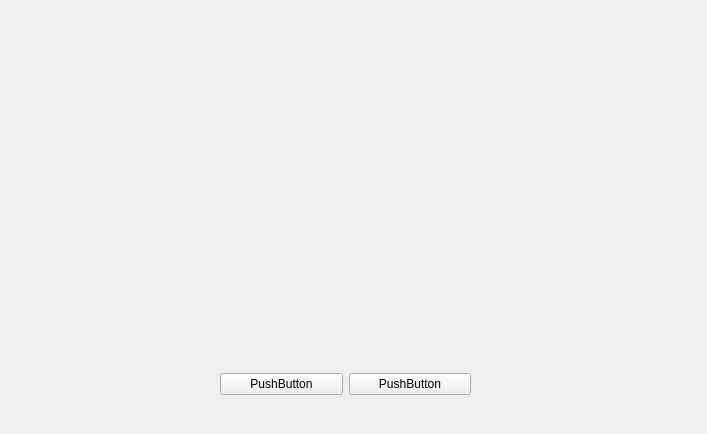
<?xml version="1.0" encoding="UTF-8"?>
<ui version="4.0">
 <class>Form</class>
 <widget class="QWidget" name="Form">
  <property name="geometry">
   <rect>
    <x>0</x>
    <y>0</y>
    <width>707</width>
    <height>434</height>
   </rect>
  </property>
  <property name="windowTitle">
   <string>Form</string>
  </property>
  <widget class="QSplitter" name="splitter">
   <property name="geometry">
    <rect>
     <x>220</x>
     <y>370</y>
     <width>251</width>
     <height>28</height>
    </rect>
   </property>
   <property name="orientation">
    <enum>Qt::Horizontal</enum>
   </property>
   <widget class="QWidget" name="">
    <layout class="QHBoxLayout" name="horizontalLayout_2">
     <item>
      <layout class="QHBoxLayout" name="horizontalLayout">
       <item>
        <widget class="QPushButton" name="pushButton_2">
         <property name="text">
          <string>PushButton</string>
         </property>
        </widget>
       </item>
       <item>
        <widget class="QPushButton" name="pushButton">
         <property name="text">
          <string>PushButton</string>
         </property>
        </widget>
       </item>
      </layout>
     </item>
    </layout>
   </widget>
  </widget>
 </widget>
 <resources/>
 <connections/>
</ui>
